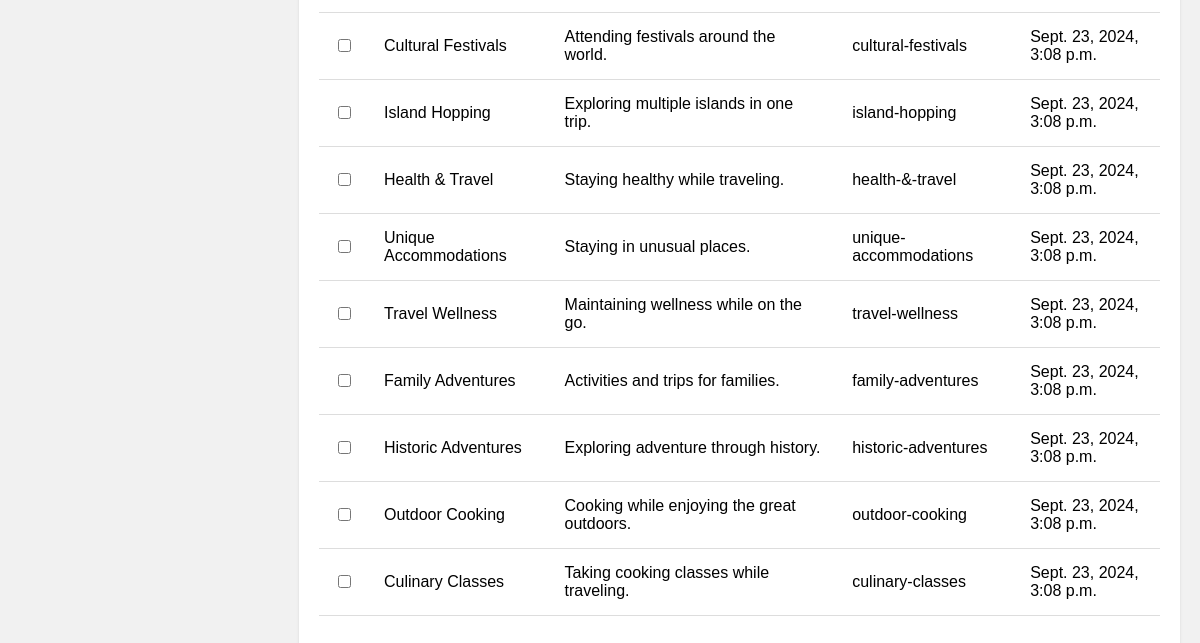
Page /category/ (lower part) on the earlier database version.
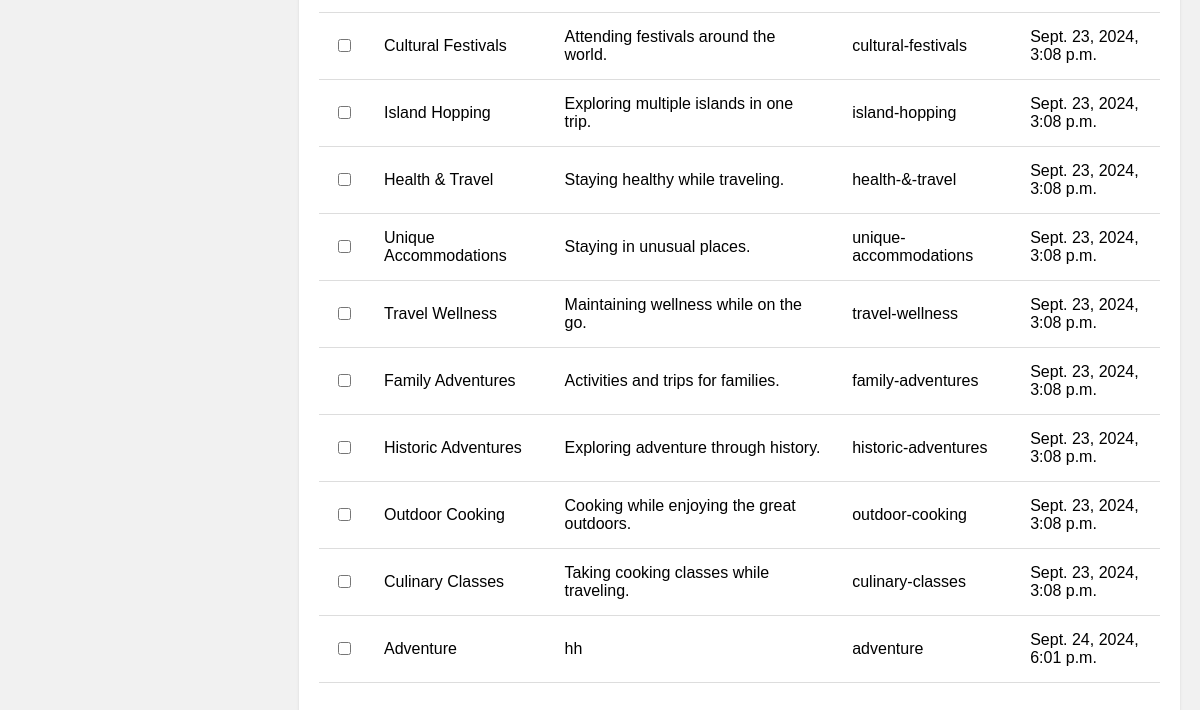
Same page on the later database version.
### wpblog/models.py (models this page shows, shortened)
class Category(models.Model):
    name = models.CharField(max_length=100)
    description = models.TextField(blank=True, null=True)
    slug = models.SlugField(unique=True)
    created_at = models.DateTimeField(auto_now_add=True)
    updated_at = models.DateTimeField(auto_now=True)

### wpblog/views.py (the view)
# urls.py: path('category/', views.category),
def category(request):
    if request.method == 'POST':
        catname = request.POST.get("catname")
        description = request.POST.get("description")
        category = Category(name=catname, description=description)
        category.slug = catname.lower().replace(' ', '-')
        category.save()
    categories = Category.objects.all()
    return render(request, 'category.html',{"categories":categories})

### templates/category.html (shortened to what this page needs)
<!DOCTYPE html>
<html lang="en">
  <head>
  </head>
  <body>
    <div class="content">
      <div class="table-container">
        <table>
          <tbody>
            {% if categories %}
              {% for category in categories %}
                <tr>
                  <td>
                    <input value="{{ category.id }}" class="itemCheckbox" name="options" type="checkbox" />
                  </td>
                  <td>{{ category.name }}</td>
                  <td>{{ category.description }}</td>
                  <td>{{ category.slug }}</td>
                  <td>{{ category.created_at }}</td>
                </tr>
              {% endfor %}
            {% else %}
              <tr>
                <td colspan="5">No data available.</td>
              </tr>
            {% endif %}
          </tbody>
        </table>
      </div>
    </div>
  </body>
</html>

Differences in the rows shown:
added Category: name "Adventure", description "hh", slug "adventure", created_at "Sept. 24, 2024, 6:01 p.m."
